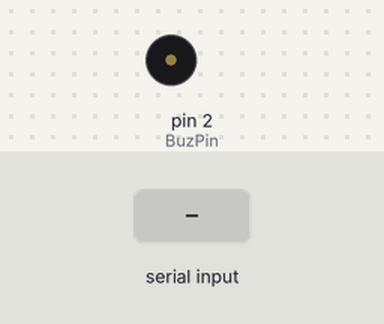
Recording of a sketch running on a simulated Arduino Uno, built with avr-gcc and run on an emulated ATmega328P. On the bench: buzzer (waves = sounding). The test bench sets the inputs (shaded band).

Above: at 1.2 s.
1.3 s: "5\n" received over Serial
At 1.8 s:
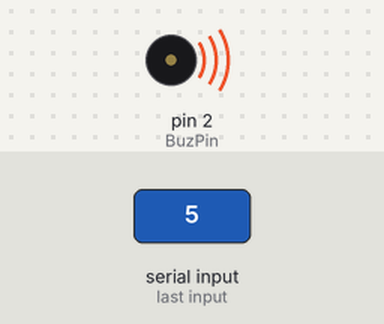
Timing chart, 0 to 4.3 s (numbered marks = the images above; inputs shaded):
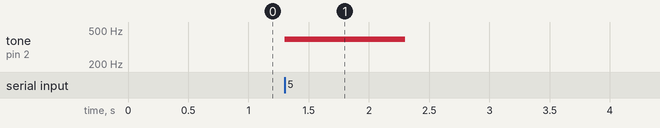

Measured:
- after the input at 1.3 s, tone on pin 2 (BuzPin): silent → 392 Hz at once, → silent 1.0 s later

The sketch:

serial_piano_practice.ino
```cpp
/*
씨리얼 모니터 피아노 실습과제1
    시리얼로 입력받은 숫자에 따라 부저로 계이름 재생
      부저는 디지털 2번 핀에 연결
      시리얼 모니터에 1~8 사이의 정수를 입력하면 해당 계이름 재생
        1 -> 도(C4), 2 -> 레(D4), 3 -> 미(E4), 4 -> 파(F4)
        5 -> 솔(G4), 6 -> 라(A4), 7 -> 시(B4), 8 -> 도(C5)
      1~8 범위를 벗어난 값이 입력되면 소리 끈(noTone)
      한 번 재생된 음은 다음 입력이 들어올 때까지 계속 울림 (별도의 duration 제어 없음)
    */

#include "pitches.h"  // 종소리 내는 함수

#define MelodyLen 8
const int BuzPin = 2;  // 부저 핀

const int Melody[MelodyLen] = {NOTE_C4, NOTE_D4, NOTE_E4, NOTE_F4, NOTE_G4, NOTE_A4, NOTE_B4, NOTE_C5};
const int Duration[MelodyLen] = {500, 500, 500, 500, 500, 500, 1000};

// 음악 재생 함수
void play(int a) {
    tone(BuzPin, Melody[a]);
}

void setup() {
  Serial.begin(9600);
  while (!Serial); // 시리얼 모니터 대기
  pinMode(BuzPin, OUTPUT);
}

void loop() {
  static int INUM,MAX,MIN, cnt=0,sum=0;
  static double AVG;


  if(Serial.available() > 0){
    INUM = Serial.parseInt();
    if(INUM>=1 && INUM <= 8){
      play(INUM-1);
    }
    else{
      noTone(2);
    }
  }

}
```

pitches.h
```cpp
/*************************************************
 * Public Constants
 *************************************************/

#define NOTE_B0  31
#define NOTE_C1  33
#define NOTE_CS1 35
#define NOTE_D1  37
#define NOTE_DS1 39
#define NOTE_E1  41
#define NOTE_F1  44
#define NOTE_FS1 46
#define NOTE_G1  49
#define NOTE_GS1 52
#define NOTE_A1  55
#define NOTE_AS1 58
#define NOTE_B1  62
#define NOTE_C2  65
#define NOTE_CS2 69
#define NOTE_D2  73
#define NOTE_DS2 78
#define NOTE_E2  82
#define NOTE_F2  87
#define NOTE_FS2 93
#define NOTE_G2  98
#define NOTE_GS2 104
#define NOTE_A2  110
#define NOTE_AS2 117
#define NOTE_B2  123
#define NOTE_C3  131
#define NOTE_CS3 139
#define NOTE_D3  147
#define NOTE_DS3 156
#define NOTE_E3  165
#define NOTE_F3  175
#define NOTE_FS3 185
#define NOTE_G3  196
#define NOTE_GS3 208
#define NOTE_A3  220
#define NOTE_AS3 233
#define NOTE_B3  247
#define NOTE_C4  262
#define NOTE_CS4 277
#define NOTE_D4  294
#define NOTE_DS4 311
#define NOTE_E4  330
#define NOTE_F4  349
#define NOTE_FS4 370
#define NOTE_G4  392
#define NOTE_GS4 415
#define NOTE_A4  440
#define NOTE_AS4 466
#define NOTE_B4  494
#define NOTE_C5  523
#define NOTE_CS5 554
#define NOTE_D5  587
#define NOTE_DS5 622
#define NOTE_E5  659
#define NOTE_F5  698
#define NOTE_FS5 740
#define NOTE_G5  784
#define NOTE_GS5 831
#define NOTE_A5  880
#define NOTE_AS5 932
#define NOTE_B5  988
#define NOTE_C6  1047
#define NOTE_CS6 1109
#define NOTE_D6  1175
#define NOTE_DS6 1245
#define NOTE_E6  1319
#define NOTE_F6  1397
#define NOTE_FS6 1480
#define NOTE_G6  1568
#define NOTE_GS6 1661
#define NOTE_A6  1760
#define NOTE_AS6 1865
#define NOTE_B6  1976
#define NOTE_C7  2093
#define NOTE_CS7 2217
#define NOTE_D7  2349
#define NOTE_DS7 2489
#define NOTE_E7  2637
#define NOTE_F7  2794
#define NOTE_FS7 2960
#define NOTE_G7  3136
#define NOTE_GS7 3322
#define NOTE_A7  3520
#define NOTE_AS7 3729
#define NOTE_B7  3951
#define NOTE_C8  4186
#define NOTE_CS8 4435
#define NOTE_D8  4699
#define NOTE_DS8 4978
```
